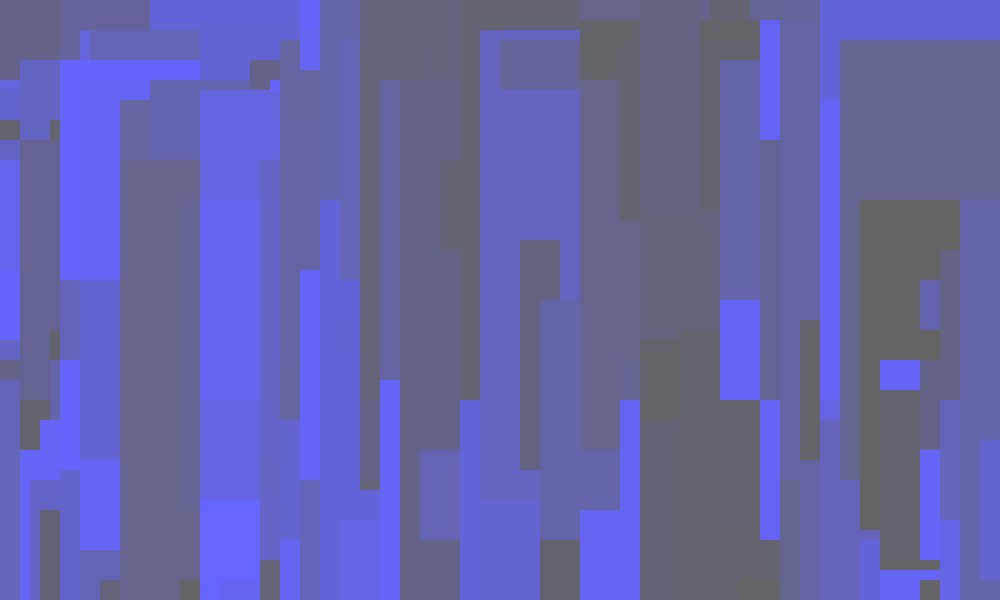
Frame 1 (no input)
Frame 60 (no input): identical to frame 1, image omitted
Frame 120 (the mouse pressed at the canvas centre since frame 60): identical to frame 1, image omitted

The p5.js sketch that drew this single still picture (run headless with seeded random() and noise() and a simulated clock; from frame 60 on, the mouse is pressed at the canvas centre):

// p5.js sketch
// ── sketch.js
let color1;
let color2;

let boxHight;
let boxWith;

let sketchWith;
let sketchHight;

function preload(){
  // preload assets
}

function setup() {

  sketchWith = 1000;
  sketchHight = 600;
  
  color1 = color(20, 20, (10 * random(2, 25.5)));
  createCanvas(sketchWith, sketchHight);

  background(color1);
  noStroke();
  
  for(let x = 0; x <= sketchWith / 10; x += 1) {
    for(let y = 0; y <= sketchHight / 10; y += 1) {
      
      color1 = color(100, 100, random(100, 255));
      fill(color1);

      boxWith = (Math.ceil(random(1, 60))) * 10;
      boxHight = (Math.ceil(random(1, 60))) * 10;

      rect(
        x * (10 * (Math.ceil(random(1, 10)))),
         y * (10 * (Math.ceil(random(1, 5)))), boxWith, boxHight);
    }
  }

  
}

function draw() {
  
  
  
} 
